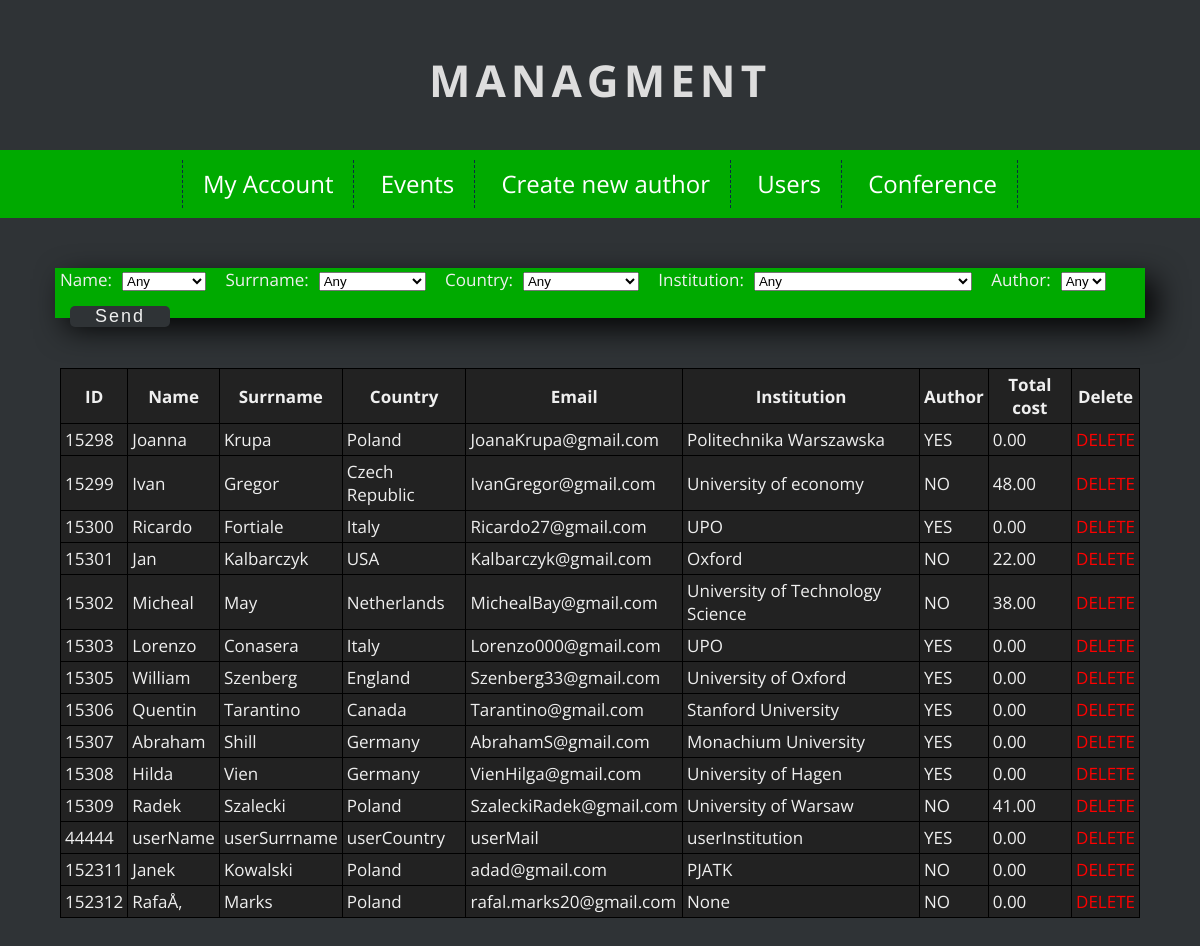
Screenshot of /php/manager/usersPage.php with the database file from the repository.
### tables this page shows
CREATE TABLE `users` (
  `USERID` int(11) NOT NULL,
  `NAME` text NOT NULL,
  `SURRNAME` text NOT NULL,
  `COUNTRY` text NOT NULL,
  `EMAIL` text NOT NULL,
  `INSTITUTION` text NOT NULL,
  `PASSWORD` text NOT NULL,
  `AUTHOR` tinyint(1) NOT NULL,
  `TOTALCOST` decimal(15,2) NOT NULL
);

### php/manager/usersPage.php (the view, shortened to what this page needs)
<!DOCTYPE html>
<html lang="pl">
<head>
	<link rel="stylesheet" href="../../css/main.css?rev=1">
	<link rel="stylesheet" href="../../css/fontello.css">
</head>
<body>
	<header>
		<h1 class="logo">Managment </h1>
		<nav id="topnav">
			<ul class="menu" style="background-color:#00aa00;">
				<li><a href="../loggedInPage.php">My Account</a></li>
				<li><a href="eventsPage.php">Events</a></li>
				<li><a href="createNewAuthorPage.php">Create new author</a></li>
				<li><a href="usersPage.php">Users</a></li>
				<li><a href="conferencePage.php">Conference</a></li>
			</ul>
		</nav>
	</header>
	<main>
		<div id="searcher">
			<form method="post" >
			<div class="searcherAtr">
			<?php
			require_once "../connect.php";
		try
		{
			$connection = new mysqli($host, $db_user, $db_password, $db_name);
			if ($connection->connect_errno!=0)
			{
				throw new Exception(mysqli_connect_errno());
			}
			else
			{
						echo "Name:";
						echo '<select class="selectUsers" name="name">';
						echo '<option value="Any">Any</option>';
						echo "  </select>";
						echo "		Surrname:";
						echo '<select class="selectUsers" name="surrname">';
						echo '<option value="Any">Any</option>';
						echo "  </select>";
						echo "		Country:";
						echo '<select class="selectUsers" name="country">';
						echo '<option value="Any">Any</option>';
						echo "  </select>";
						echo "		Institution:";
						echo '<select class="selectUsers" name="institution">';
						echo '<option value="Any">Any</option>';
						echo "  </select>";
						echo "		Author:";
						echo '<select class="selectUsers" name="author">';
						echo '<option value="Any">Any</option>';
						echo "  </select>";
			}
		}
		catch(Exception $e)
		{
			echo '<span style="color:red;">Server error!</span>';
			echo 'Dev info: '.$e;
		}
			?>
			<input id="submitUsers" style="width:100px; padding:0; font-size:18px; margin-left:10px;" type="submit" value="Send">
			</div>
		</form>
	</div>
	<?php
	try
		{
			$connection = new mysqli($host, $db_user, $db_password, $db_name);
			if ($connection->connect_errno!=0)
			{
				throw new Exception(mysqli_connect_errno());
			}
			else
			{
						$result=@$connection->query("SELECT *  FROM USERS WHERE NOT USERID=15297 $war ");
echo<<<END
<table style="width:90%">
							<tr>
							<th>ID</th>
							<th>Name</th>
							<th>Surrname</th>
							<th>Country</th>
							<th>Email</th>
							<th>Institution</th>
							<th>Author</th>
							<th>Total cost</th>
							<th>Delete</th>
							</tr>
END;
						for($p=0;$p<$result->num_rows;$p++){
							$row = $result->fetch_assoc();
							echo "<tr>";
							echo "<td>".$row['USERID']."</td>";
							$ID=$row['USERID'];
							echo "<td>".$row['NAME']."</td>";
							echo "<td>".$row['SURRNAME']."</td>";
							echo "<td>".$row['COUNTRY']."</td>";
							echo "<td>".$row['EMAIL']."</td>";
							echo "<td>".$row['INSTITUTION']."</td>";
							if($row['AUTHOR']==1)
							echo "<td>YES</td>";
							else
							echo "<td>NO</td>";
							echo "<td>".$row['TOTALCOST']."</td>";
							echo "<td><a href='deleteUser.php?ID=$ID';>".'<span style="color:red;">DELETE</span><a/></td>';
							echo "</tr>";
						}
						echo "</table>";
			}
		}
		catch(Exception $e)
		{
			echo '<span style="color:red;">Server error!</span>';
			echo 'Dev info: '.$e;
		}
	?>
	</main>
</body>
</html>

### css/main.css (style rules this page uses)
body { margin: 0; background-color: #2F3336; color: #efefef; font-family: 'Open Sans', sans-serif; font-size: 17px; }
h1.logo { font-size: 44px; font-weight: 700; color: #ddd; text-align: center; text-transform: uppercase; letter-spacing: 5px; margin-top: 50px; margin-bottom: 40px; }
#topnav { background-color: #1c74b2; text-align: center; }
.menu { list-style-type: none; margin: 0; padding: 10px; font-size: 24px; min-height: 38px; line-height: 200%; }
.menu > li { display: inline-block; padding-left: 20px; padding-right: 20px; border-right: 1px dashed #0a2b42; }
.menu > li:first-child { border-left: 1px dashed #0a2b42; }
.menu a { color: #fff; text-decoration: none; }
h1 { font-size: 44px; font-weight: 400; color: #39a5f1; margin-bottom: 20px; }
input[type=submit] { width:300px; background-color:#2F3336; font-size:20px; padding:15px; margin-top:15px; border: none; border-radius:5px; cursor:pointer; letter-spacing:2px; outline:none; color:#efefef; }
a:link { text-decoration:none; }
#searcher { width:90%; padding-bottom:50px; padding-left:5px; padding-right:5px; background-color: #00aa00; margin-left:auto; margin-right:auto; margin-top:50px; margin-bottom:50px; -webkit-box-shadow: 11px 11px 30px 0px rgba(0,0,0,0.9); -moz-box-shadow: 11px 11px 30px 0px rgba(0,0,0,0.9); box-shadow: 11px 11px 30px 0px rgba(0,0,0,0.9); }
.searcherAtr { float:left; }
.selectUsers { margin-right:15px; margin-left:10px; }

### php/manager/usersPage.php (style rules this page uses)
table, th, td { margin-left:auto; margin-right:auto; margin-bottom:50px; border: 1px solid black; border-collapse: collapse; padding: 4px; background-color: #222222; }

### rows the page displays
users: USERID "15298", NAME "Joanna", SURRNAME "Krupa", COUNTRY "Poland", EMAIL "JoanaKrupa@gmail.com", INSTITUTION "Politechnika Warszawska", AUTHOR "YES", TOTALCOST "0.00"
users: USERID "15299", NAME "Ivan", SURRNAME "Gregor", COUNTRY "Czech Republic", EMAIL "IvanGregor@gmail.com", INSTITUTION "University of economy", AUTHOR "NO", TOTALCOST "48.00"
users: USERID "15300", NAME "Ricardo", SURRNAME "Fortiale", COUNTRY "Italy", EMAIL "Ricardo27@gmail.com", INSTITUTION "UPO", AUTHOR "YES", TOTALCOST "0.00"
users: USERID "15301", NAME "Jan", SURRNAME "Kalbarczyk", COUNTRY "USA", EMAIL "Kalbarczyk@gmail.com", INSTITUTION "Oxford", AUTHOR "NO", TOTALCOST "22.00"
users: USERID "15302", NAME "Micheal", SURRNAME "May", COUNTRY "Netherlands", EMAIL "MichealBay@gmail.com", INSTITUTION "University of Technology Science", AUTHOR "NO", TOTALCOST "38.00"
users: USERID "15303", NAME "Lorenzo", SURRNAME "Conasera", COUNTRY "Italy", EMAIL "Lorenzo000@gmail.com", INSTITUTION "UPO", AUTHOR "YES", TOTALCOST "0.00"
users: USERID "15305", NAME "William", SURRNAME "Szenberg", COUNTRY "England", EMAIL "Szenberg33@gmail.com", INSTITUTION "University of Oxford", AUTHOR "YES", TOTALCOST "0.00"
users: USERID "15306", NAME "Quentin", SURRNAME "Tarantino", COUNTRY "Canada", EMAIL "Tarantino@gmail.com", INSTITUTION "Stanford University", AUTHOR "YES", TOTALCOST "0.00"
users: USERID "15307", NAME "Abraham", SURRNAME "Shill", COUNTRY "Germany", EMAIL "AbrahamS@gmail.com", INSTITUTION "Monachium University", AUTHOR "YES", TOTALCOST "0.00"
users: USERID "15308", NAME "Hilda", SURRNAME "Vien", COUNTRY "Germany", EMAIL "VienHilga@gmail.com", INSTITUTION "University of Hagen", AUTHOR "YES", TOTALCOST "0.00"
users: USERID "15309", NAME "Radek", SURRNAME "Szalecki", COUNTRY "Poland", EMAIL "SzaleckiRadek@gmail.com", INSTITUTION "University of Warsaw", AUTHOR "NO", TOTALCOST "41.00"
users: USERID "44444", NAME "userName", SURRNAME "userSurrname", COUNTRY "userCountry", EMAIL "userMail", INSTITUTION "userInstitution", AUTHOR "YES", TOTALCOST "0.00"
users: USERID "152311", NAME "Janek", SURRNAME "Kowalski", COUNTRY "Poland", EMAIL "adad@gmail.com", INSTITUTION "PJATK", AUTHOR "NO", TOTALCOST "0.00"
users: USERID "152312", NAME "RafaÅ‚", SURRNAME "Marks", COUNTRY "Poland", EMAIL "rafal.marks20@gmail.com", INSTITUTION "None", AUTHOR "NO", TOTALCOST "0.00"
